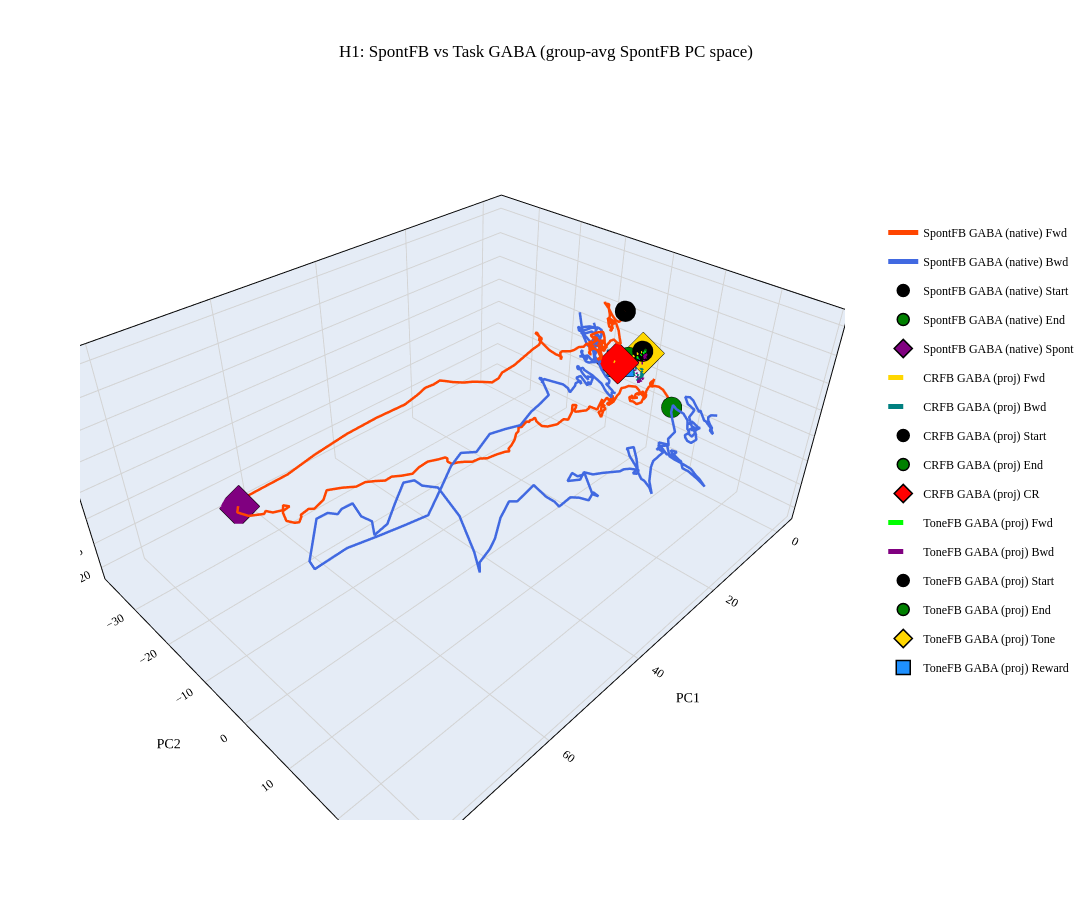

Here is the notebook cell this chart was saved with:
### Code cell
# Overlay: SpontFB (self-projected) + Task projected (GABA, group-averaged)
# Both trajectories are in the same group-averaged PCA space for valid comparison.
if 'SpontFB_GABA' in results:
    tsets = []

    # Use the first available cross-projection's PCA to self-project SpontFB
    first_xp_key = None
    for k in ['Spont->CRFB', 'Spont->ToneFB']:
        if k in cross_results_group_avg:
            first_xp_key = k
            break

    if first_xp_key is not None:
        pca_grp = cross_results_group_avg[first_xp_key]['pca_fit']
        X_spont_avg, ts_spont, _ = extract_group_averaged_data(
            results['SpontFB_GABA']['data'], GABA_GROUPS)
        proj_spont = project_onto_pca(pca_grp, X_spont_avg)
        win_spont = slice_window(proj_spont, ts_spont, EVENT_IDX, WINDOW, DT)
        sd_spont = smooth_trajectories(win_spont, SG_WINDOW, SG_ORDER)
        tsets.append({
            'fwd_smooth': sd_spont['fwd_smooth'],
            'bwd_smooth': sd_spont['bwd_smooth'],
            'label': 'SpontFB GABA (self-proj, group-avg PCA)',
            'fwd_color': 'orangered', 'bwd_color': 'royalblue', 'dash': 'solid',
            'event_markers': results['SpontFB_GABA']['event_markers'],
        })

    for key, color_fwd, color_bwd in [
        ('Spont->CRFB', 'gold', 'teal'),
        ('Spont->ToneFB', 'lime', 'purple'),
    ]:
        if key in cross_results_group_avg:
            cr = cross_results_group_avg[key]
            tsets.append({
                'fwd_smooth': cr['smooth_data']['fwd_smooth'],
                'bwd_smooth': cr['smooth_data']['bwd_smooth'],
                'label': f'{cr[project_dataset]} GABA (proj)',
                'fwd_color': color_fwd, 'bwd_color': color_bwd, 'dash': 'dash',
                'event_markers': cr['event_markers'],
            })
    if len(tsets) > 1:
        fig = build_overlay_figure(
            tsets, title='H1: SpontFB vs Task GABA (group-avg SpontFB PC space)')
        fig.show()

### Figure 1 — Plotly figure (JSON) as saved in the notebook; plotly's stock layout.template omitted (floating-point values rounded to 4 significant figures; data arrays with more than 128 entries replaced by an {"elided": "..."} marker saying what was removed)
{"data": [{"line": {"color": "orangered", "dash": "solid", "width": 5}, "mode": "lines", "name": "SpontFB GABA (native) Fwd", "type": "scatter3d", "x": {"elided": "301 float values"}, "y": {"elided": "301 float values"}, "z": {"elided": "301 float values"}}, {"line": {"color": "royalblue", "dash": "solid", "width": 5}, "mode": "lines", "name": "SpontFB GABA (native) Bwd", "type": "scatter3d", "x": {"elided": "301 float values"}, "y": {"elided": "301 float values"}, "z": {"elided": "301 float values"}}, {"legendgroup": "SpontFB GABA (native) Start", "marker": {"color": "black", "line": {"color": "black", "width": 1.5}, "size": 12, "symbol": "circle"}, "mode": "markers", "name": "SpontFB GABA (native) Start", "showlegend": true, "type": "scatter3d", "x": [4.163], "y": [-2.209], "z": [9.209]}, {"legendgroup": "SpontFB GABA (native) End", "marker": {"color": "green", "line": {"color": "black", "width": 1.5}, "size": 12, "symbol": "circle"}, "mode": "markers", "name": "SpontFB GABA (native) End", "showlegend": true, "type": "scatter3d", "x": [2.684], "y": [8.533], "z": [-5.921]}, {"legendgroup": "SpontFB GABA (native) Spont", "marker": {"color": "purple", "line": {"color": "black", "width": 1.5}, "size": 14, "symbol": "diamond"}, "mode": "markers", "name": "SpontFB GABA (native) Spont", "showlegend": true, "type": "scatter3d", "x": [62.78], "y": [-37.69], "z": [-20.03]}, {"line": {"color": "gold", "dash": "dash", "width": 5}, "mode": "lines", "name": "CRFB GABA (proj) Fwd", "type": "scatter3d", "x": {"elided": "301 float values"}, "y": {"elided": "301 float values"}, "z": {"elided": "301 float values"}}, {"line": {"color": "teal", "dash": "dash", "width": 5}, "mode": "lines", "name": "CRFB GABA (proj) Bwd", "type": "scatter3d", "x": {"elided": "301 float values"}, "y": {"elided": "301 float values"}, "z": {"elided": "301 float values"}}, {"legendgroup": "CRFB GABA (proj) Start", "marker": {"color": "black", "line": {"color": "black", "width": 1.5}, "size": 12, "symbol": "circle"}, "mode": "markers", "name": "CRFB GABA (proj) Start", "showlegend": true, "type": "scatter3d", "x": [-0.8109], "y": [-0.1123], "z": [0.04443]}, {"legendgroup": "CRFB GABA (proj) End", "marker": {"color": "green", "line": {"color": "black", "width": 1.5}, "size": 12, "symbol": "circle"}, "mode": "markers", "name": "CRFB GABA (proj) End", "showlegend": true, "type": "scatter3d", "x": [1.924], "y": [-1.916], "z": [-0.5049]}, {"legendgroup": "CRFB GABA (proj) CR", "marker": {"color": "red", "line": {"color": "black", "width": 1.5}, "size": 14, "symbol": "diamond"}, "mode": "markers", "name": "CRFB GABA (proj) CR", "showlegend": true, "type": "scatter3d", "x": [5.534], "y": [-1.711], "z": [-0.05141]}, {"line": {"color": "lime", "dash": "dash", "width": 5}, "mode": "lines", "name": "ToneFB GABA (proj) Fwd", "type": "scatter3d", "x": {"elided": "301 float values"}, "y": {"elided": "301 float values"}, "z": {"elided": "301 float values"}}, {"line": {"color": "purple", "dash": "dash", "width": 5}, "mode": "lines", "name": "ToneFB GABA (proj) Bwd", "type": "scatter3d", "x": {"elided": "301 float values"}, "y": {"elided": "301 float values"}, "z": {"elided": "301 float values"}}, {"legendgroup": "ToneFB GABA (proj) Start", "marker": {"color": "black", "line": {"color": "black", "width": 1.5}, "size": 12, "symbol": "circle"}, "mode": "markers", "name": "ToneFB GABA (proj) Start", "showlegend": true, "type": "scatter3d", "x": [-0.2779], "y": [-0.5783], "z": [0.4011]}, {"legendgroup": "ToneFB GABA (proj) End", "marker": {"color": "green", "line": {"color": "black", "width": 1.5}, "size": 12, "symbol": "circle"}, "mode": "markers", "name": "ToneFB GABA (proj) End", "showlegend": true, "type": "scatter3d", "x": [2.876], "y": [-2.721], "z": [-1.964]}, {"legendgroup": "ToneFB GABA (proj) Tone", "marker": {"color": "gold", "line": {"color": "black", "width": 1.5}, "size": 14, "symbol": "diamond"}, "mode": "markers", "name": "ToneFB GABA (proj) Tone", "showlegend": true, "type": "scatter3d", "x": [-0.2315], "y": [-0.4347], "z": [0.06688]}, {"legendgroup": "ToneFB GABA (proj) Reward", "marker": {"color": "dodgerblue", "line": {"color": "black", "width": 1.5}, "size": 14, "symbol": "square"}, "mode": "markers", "name": "ToneFB GABA (proj) Reward", "showlegend": true, "type": "scatter3d", "x": [3.225], "y": [-2.638], "z": [-1.401]}], "layout": {"font": {"color": "black", "family": "Times New Roman, serif", "size": 12}, "height": 900, "legend": {"orientation": "v", "x": 1.05, "y": 0.5}, "margin": {"b": 80, "l": 80, "r": 220, "t": 80}, "paper_bgcolor": "white", "plot_bgcolor": "white", "scene": {"xaxis": {"gridcolor": "lightgrey", "linecolor": "black", "linewidth": 2, "mirror": true, "showgrid": true, "showline": true, "title": {"text": "PC1"}, "zeroline": true, "zerolinecolor": "lightgrey", "zerolinewidth": 2}, "yaxis": {"gridcolor": "lightgrey", "linecolor": "black", "linewidth": 2, "mirror": true, "showgrid": true, "showline": true, "title": {"text": "PC2"}, "zeroline": true, "zerolinecolor": "lightgrey", "zerolinewidth": 2}, "zaxis": {"gridcolor": "lightgrey", "linecolor": "black", "linewidth": 2, "mirror": true, "showgrid": true, "showline": true, "title": {"text": "PC3"}, "zeroline": true, "zerolinecolor": "lightgrey", "zerolinewidth": 2}}, "title": {"text": "H1: SpontFB vs Task GABA (group-avg SpontFB PC space)", "x": 0.5, "xanchor": "center", "y": 0.95}, "width": 1200}}
